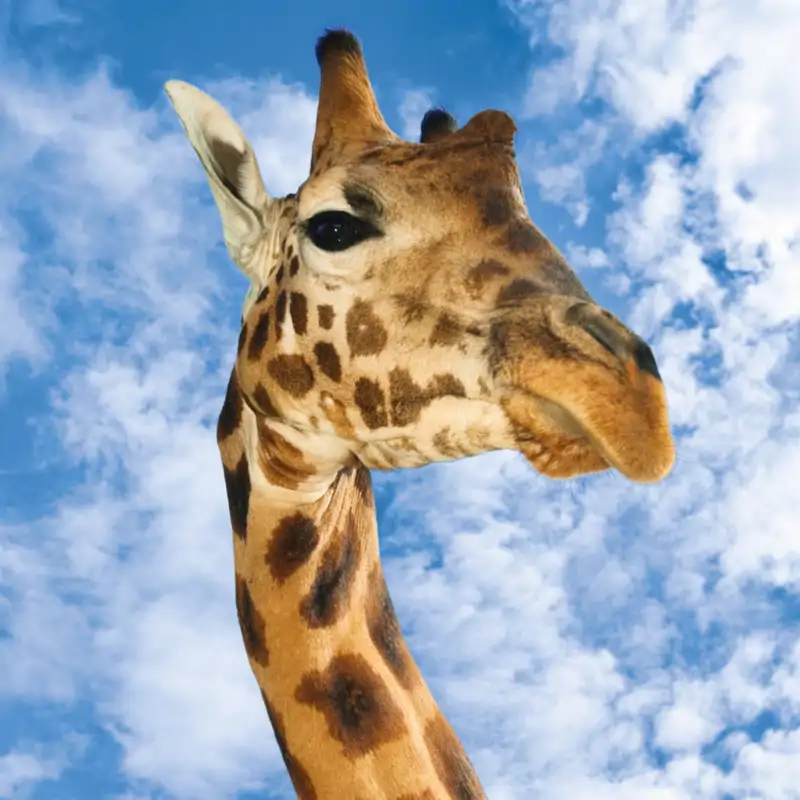
#> input picture Imagen/Jirafa.jpg, 800 x 800 px, found by its file name
$ python ejemplo2_esquinas.py
#> lines starting #> are read from the running program, lines starting #| are printed output that depends on the picture; after the words box and inside, x2 and y2 are one past the last pixel; in counts of white or black regions, pixels touching at a corner belong together
print("Johan Paulo Aros Reveles NC = 0016")

import cv2
import numpy as np

# Cargar imagen
imagen = cv2.imread("Jirafa.jpg")
#> imagen is the input picture: shape (800, 800, 3); mean B, G, R 182.2, 169, 157.7

# Verificar que la imagen exista
if imagen is None:
    print("Error: no se pudo cargar la imagen.")
    exit()

# Convertir a escala de grises
gris = cv2.cvtColor(imagen, cv2.COLOR_BGR2GRAY)
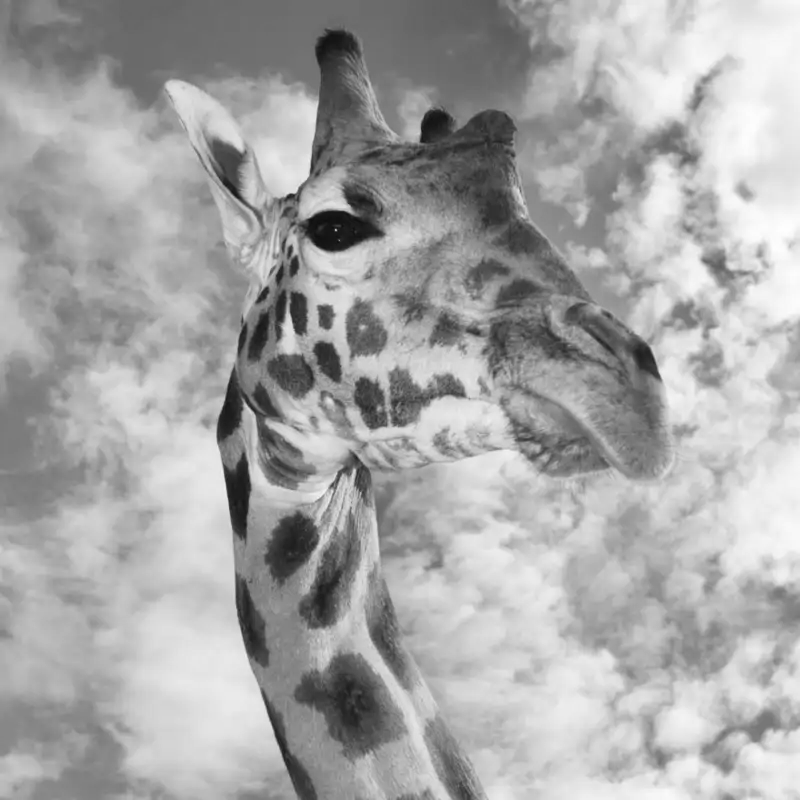
#> gris: shape (800, 800); min 15, max 254, mean 167.2

# Convertir a tipo float32
gris_float = np.float32(gris)

# Detectar esquinas mediante Harris
esquinas = cv2.cornerHarris(
    gris_float,
    2,
    3,
    0.04
)

# Dilatar para hacer visibles las esquinas
esquinas = cv2.dilate(
    esquinas,
    None
)

# Crear copia
resultado = imagen.copy()

# Umbral para identificar esquinas
umbral = 0.01 * esquinas.max()
#> umbral = 467514.5

# Marcar esquinas
resultado[esquinas > umbral] = [0, 0, 255]
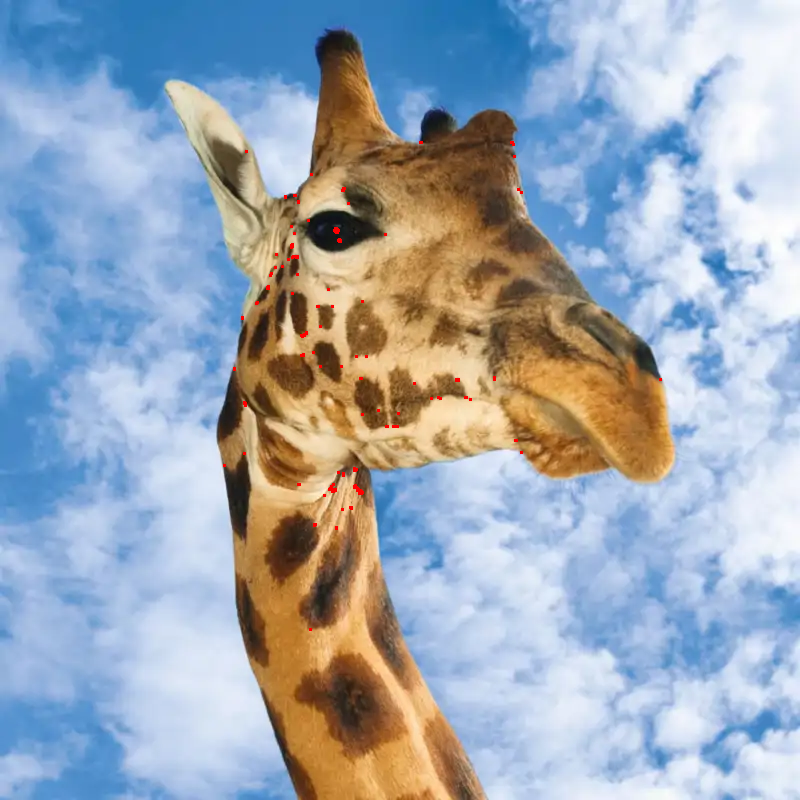
#> resultado: shape (800, 800, 3); 0.16% of pixels changed, all inside (x1, y1, x2, y2) = (223, 141, 662, 631)

# Mostrar resultados
cv2.imshow(
    "Imagen original NC 0016",
    imagen
)

cv2.imshow(
    "Esquinas detectadas NC 0016",
    resultado
)

# Guardar resultado
cv2.imwrite(
    "../resultados/ejemplo2_esquinas.jpg",
    resultado
)

# Contar esquinas aproximadas
cantidad_esquinas = np.sum(
    esquinas > umbral
)
#> cantidad_esquinas = 1039

print("Deteccion de esquinas terminada.")
print("Cantidad aproximada de puntos detectados:",
      cantidad_esquinas)
#| Cantidad aproximada de puntos detectados: 1039

print("Resultado guardado en:")
print("../resultados/ejemplo2_esquinas.jpg")

# Esperar una tecla
cv2.waitKey(0)

# Cerrar ventanas
cv2.destroyAllWindows()


# Cargar imagen
imagen = cv2.imread("Jirafa1.jpg")
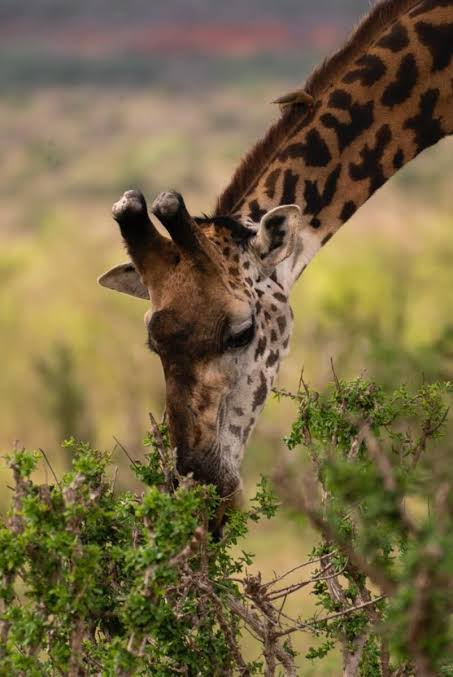
#> input picture Imagen/jirafa1.jpg, 453 x 677 px, found by its file name
#> imagen is the input picture: shape (677, 453, 3); mean B, G, R 68.6, 105.1, 120

# Verificar que la imagen exista
if imagen is None:
    print("Error: no se pudo cargar la imagen.")
    exit()

# Convertir a escala de grises
gris = cv2.cvtColor(imagen, cv2.COLOR_BGR2GRAY)
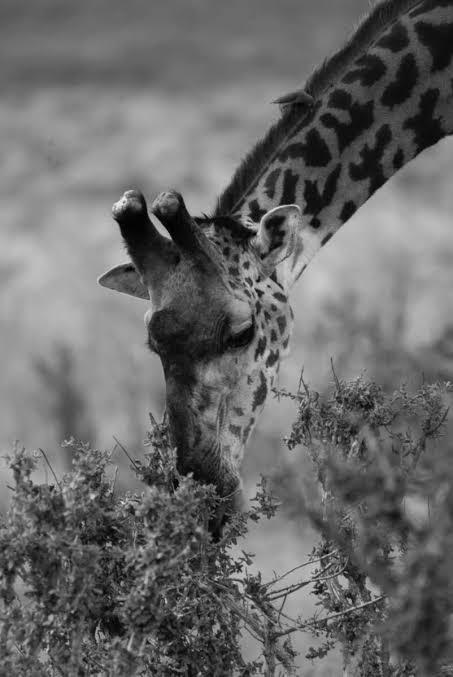
#> gris: shape (677, 453); min 0, max 239, mean 105.4

# Convertir a tipo float32
gris_float = np.float32(gris)
#> gris_float: shape (677, 453) float32

# Detectar esquinas mediante Harris
esquinas = cv2.cornerHarris(
    gris_float,
    2,
    3,
    0.04
)
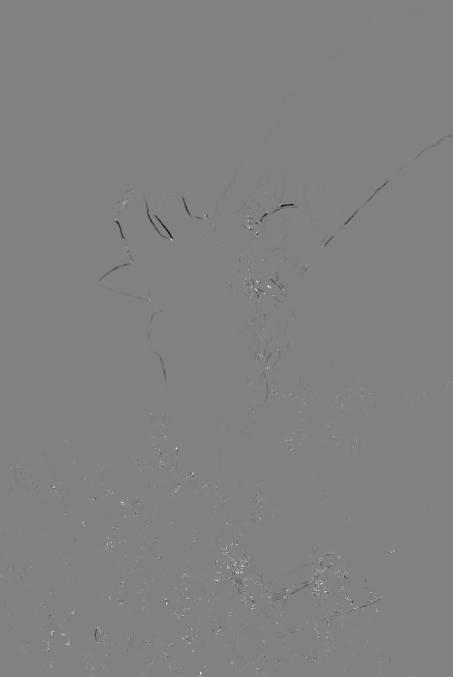
#> esquinas: shape (677, 453) float32; min -14123224, max 13777196, mean 3168; drawn with min black and max white

# Dilatar para hacer visibles las esquinas
esquinas = cv2.dilate(
    esquinas,
    None
)
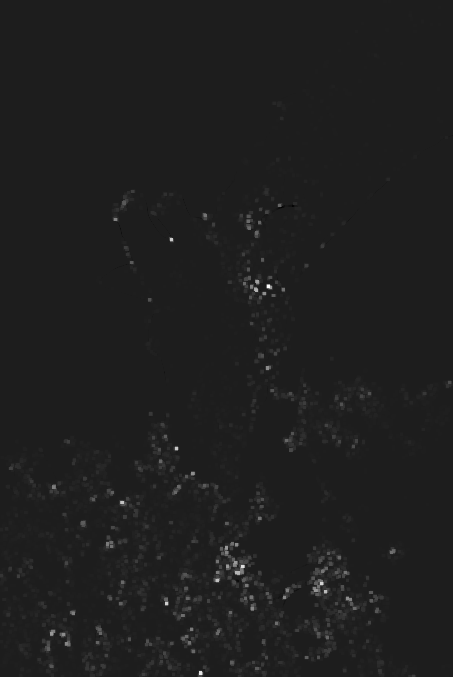
#> esquinas: shape (677, 453) float32; min -1798320.2, max 13777196, mean 107296.9; drawn with min black and max white

# Crear copia
resultado = imagen.copy()

# Umbral para identificar esquinas
umbral = 0.01 * esquinas.max()
#> umbral = 137772

# Marcar esquinas
resultado[esquinas > umbral] = [0, 0, 255]
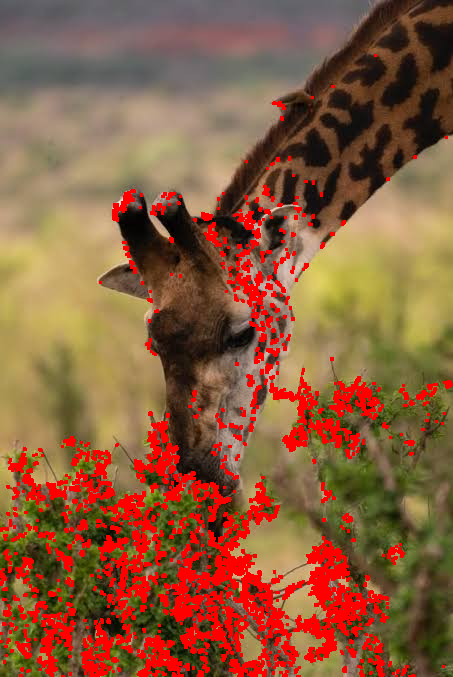
#> resultado: shape (677, 453, 3); 12.39% of pixels changed, all inside (x1, y1, x2, y2) = (0, 54, 453, 677)

# Mostrar resultados
cv2.imshow(
    "Imagen original NC 0016",
    imagen
)

cv2.imshow(
    "Esquinas detectadas NC 0016",
    resultado
)

# Guardar resultado
cv2.imwrite(
    "../resultados/ejemplo2_esquinas.jpg",
    resultado
)

# Contar esquinas aproximadas
cantidad_esquinas = np.sum(
    esquinas > umbral
)
#> cantidad_esquinas = 37989

print("Deteccion de esquinas terminada.")
print("Cantidad aproximada de puntos detectados:",
      cantidad_esquinas)
#| Cantidad aproximada de puntos detectados: 37989

print("Resultado guardado en:")
print("../resultados/ejemplo2_esquinas.jpg")

# Esperar una tecla
cv2.waitKey(0)

# Cerrar ventanas
cv2.destroyAllWindows()
print("Johan Paulo Aros Reveles NC = 0016")
